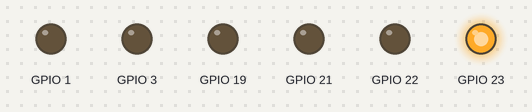
The program below on a simulated ESP32 board running MicroPython. Shown: output pins drawn as LEDs (lit = HIGH).

Above: at 0.02 s.
At 0.37 s:
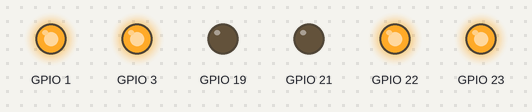
At 0.72 s:
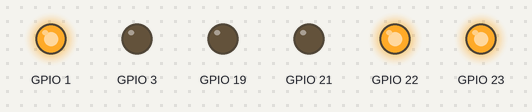
At 1.42 s:
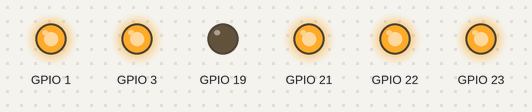
At 2.07 s:
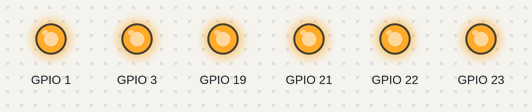
At 2.87 s:
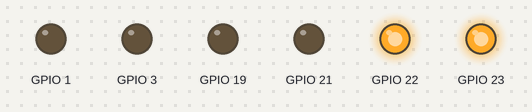
Timing chart, 0 to 3.2 s (numbered marks = the images above):
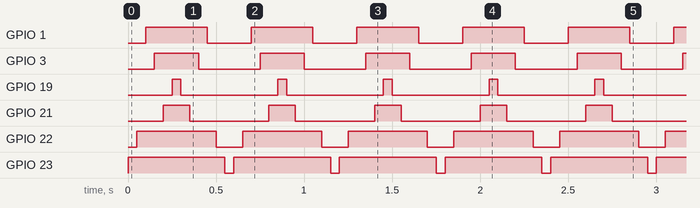

The program:

Clase_1.3__Secuencia_de_Bandera_.py
```python
# Importamos las librerias necesarias
from machine import Pin
import time

# Definimos los pines que se usarán para los LEDs
pines = [Pin(i, Pin.OUT) for i in (23, 22, 01, 03, 21, 19)]
intervalo = 0.05  # intervalo de tiempo entre cada cambio de estado del LED

def secuencia_bandera(pines, intervalo):
    # Bucle infinito para repetir la secuencia
    while True:
        # Recorremos la lista de pines y encendemos cada LED
        for pin in pines:
            pin.value(1)
            time.sleep(intervalo)  # Esperamos antes de cambiar al siguiente LED
        # Recorremos la lista de pines en orden inverso y apagamos cada LED
        for pin in reversed(pines):
            pin.value(0)
            time.sleep(intervalo)  # Esperamos antes de cambiar al siguiente LED

# Ejecutamos la función
secuencia_bandera(pines, intervalo)
```

Measured:
- by itself, GPIO 1: alternates HIGH for 0.35 s and LOW for 0.25 s
- by itself, GPIO 3: alternates HIGH for 0.25 s and LOW for 0.35 s
- by itself, GPIO 19: alternates HIGH for 0.05 s and LOW for 0.55 s
- by itself, GPIO 21: alternates HIGH for 0.15 s and LOW for 0.45 s
- by itself, GPIO 22: alternates HIGH for 0.45 s and LOW for 0.15 s
- by itself, GPIO 23: alternates HIGH for 0.55 s and LOW for 0.05 s
